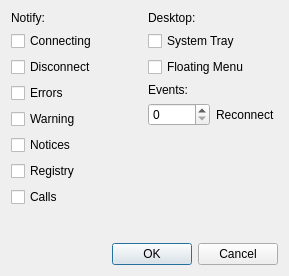
<?xml version="1.0" encoding="UTF-8"?>
<!--
Copyright (C) 2011 David Sugar, Haakon Eriksen, GNU Free Call Foundation

This file is part of SwitchView.

SwitchView is free software: you can redistribute it and/or modify
it under the terms of the GNU General Public License as published
by the Free Software Foundation, either version 3 of the License, or
(at your option) any later version.

SwitchView is distributed in the hope that it will be useful,
but WITHOUT ANY WARRANTY; without even the implied warranty of
MERCHANTABILITY or FITNESS FOR A PARTICULAR PURPOSE.  See the
GNU General Public License for more details.

You should have received a copy of the GNU General Public License
along with SwitchView.  If not, see <http://www.gnu.org/licenses/>.
-->

<ui version="4.0">
 <class>Options</class>
 <widget class="QDialog" name="Options">
  <property name="geometry">
   <rect>
    <x>0</x>
    <y>0</y>
    <width>289</width>
    <height>276</height>
   </rect>
  </property>
  <property name="windowTitle">
   <string>SwitchView Options</string>
  </property>
  <layout class="QVBoxLayout" name="verticalLayout_4">
   <item>
    <layout class="QHBoxLayout" name="horizontalLayout">
     <item>
      <layout class="QVBoxLayout" name="verticalLayout_2">
       <item>
        <widget class="QLabel" name="label_3">
         <property name="text">
          <string>Notify:</string>
         </property>
        </widget>
       </item>
       <item>
        <widget class="QCheckBox" name="notifyConnecting">
         <property name="text">
          <string>Connecting</string>
         </property>
        </widget>
       </item>
       <item>
        <widget class="QCheckBox" name="notifyDisconnect">
         <property name="text">
          <string>Disconnect</string>
         </property>
        </widget>
       </item>
       <item>
        <widget class="QCheckBox" name="notifyErrors">
         <property name="text">
          <string>Errors</string>
         </property>
        </widget>
       </item>
       <item>
        <widget class="QCheckBox" name="notifyWarning">
         <property name="text">
          <string>Warning</string>
         </property>
        </widget>
       </item>
       <item>
        <widget class="QCheckBox" name="notifyInfo">
         <property name="text">
          <string>Notices</string>
         </property>
        </widget>
       </item>
       <item>
        <widget class="QCheckBox" name="notifyRegistry">
         <property name="text">
          <string>Registry</string>
         </property>
        </widget>
       </item>
       <item>
        <widget class="QCheckBox" name="notifyCalls">
         <property name="text">
          <string>Calls</string>
         </property>
        </widget>
       </item>
       <item>
        <spacer name="verticalSpacer_2">
         <property name="orientation">
          <enum>Qt::Vertical</enum>
         </property>
         <property name="sizeHint" stdset="0">
          <size>
           <width>20</width>
           <height>40</height>
          </size>
         </property>
        </spacer>
       </item>
      </layout>
     </item>
     <item>
      <layout class="QVBoxLayout" name="verticalLayout_3">
       <item>
        <widget class="QLabel" name="label">
         <property name="text">
          <string>Desktop:</string>
         </property>
        </widget>
       </item>
       <item>
        <widget class="QCheckBox" name="desktopTray">
         <property name="text">
          <string>System Tray</string>
         </property>
        </widget>
       </item>
       <item>
        <widget class="QCheckBox" name="desktopMenu">
         <property name="text">
          <string>Floating Menu</string>
         </property>
        </widget>
       </item>
       <item>
        <widget class="QLabel" name="label_2">
         <property name="text">
          <string>Events:</string>
         </property>
        </widget>
       </item>
       <item>
        <layout class="QHBoxLayout" name="horizontalLayout_2">
         <item>
          <widget class="QSpinBox" name="eventsReconnect"/>
         </item>
         <item>
          <widget class="QLabel" name="label_4">
           <property name="text">
            <string>Reconnect</string>
           </property>
          </widget>
         </item>
        </layout>
       </item>
       <item>
        <spacer name="verticalSpacer">
         <property name="orientation">
          <enum>Qt::Vertical</enum>
         </property>
         <property name="sizeHint" stdset="0">
          <size>
           <width>20</width>
           <height>40</height>
          </size>
         </property>
        </spacer>
       </item>
      </layout>
     </item>
    </layout>
   </item>
   <item>
    <widget class="QDialogButtonBox" name="buttonBox">
     <property name="standardButtons">
      <set>QDialogButtonBox::Cancel|QDialogButtonBox::Ok</set>
     </property>
    </widget>
   </item>
  </layout>
 </widget>
 <resources/>
 <connections/>
</ui>
